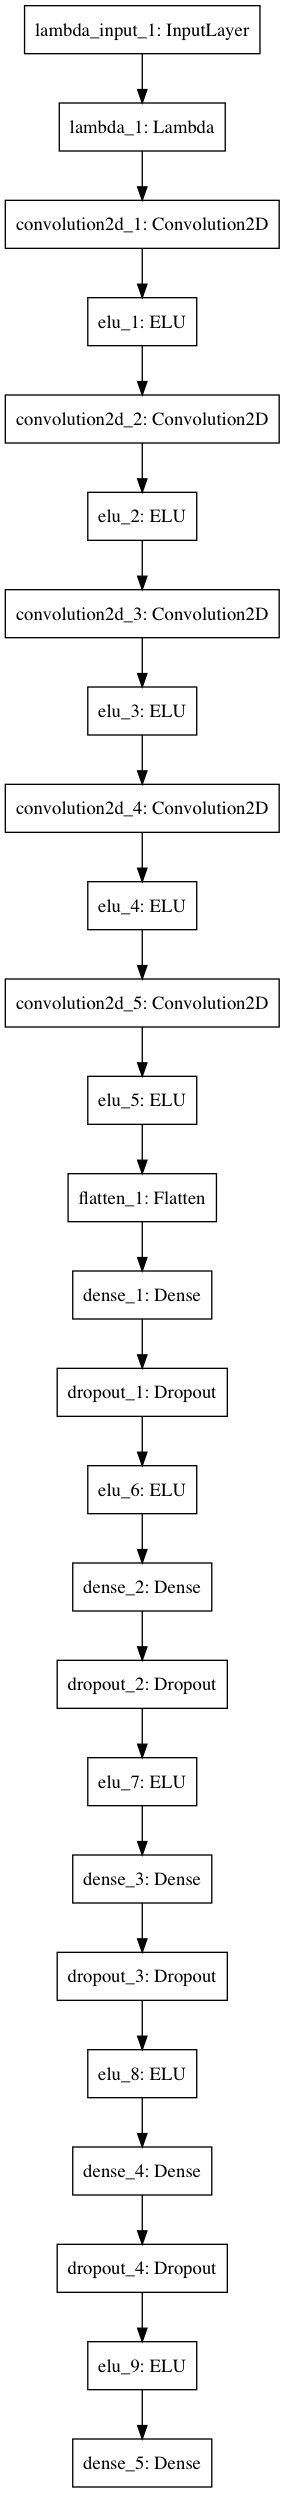

Write Python code to recreate this figure.

import os
import sys
import threading
import h5py
import numpy as np
import pandas as pd
import matplotlib.pyplot as plt

import random
import json

from sklearn.model_selection import train_test_split

from keras.preprocessing import image
from keras.models import Model,Sequential, model_from_json
from keras.layers import Conv2D, MaxPooling2D,AveragePooling2D
from keras.layers import Activation, Flatten, Dense
from keras.applications import VGG16
from keras.layers import Input, Lambda
from keras.layers import Dropout, BatchNormalization, ELU
from keras.optimizers import Adam
from keras.regularizers import l2
from keras.utils.visualize_util import plot


from keras.callbacks import EarlyStopping, ModelCheckpoint, TensorBoard

from sklearn.utils import shuffle

import utils
from generator import RegressionImageDataGenerator

datagen = RegressionImageDataGenerator(
    channel_shift_range=0.2,
    width_shift_range=0.2,
    width_shift_value_transform=lambda val, shift: val - shift,
    horizontal_flip=True,
    horizontal_flip_value_transform=lambda val: -val)


def prepare_model_vgg16(input_shape=(224,224,3)):
    """
    Pretrained VGG16 model with fine-tunable last two layers
    Wasn't used in testing
    """
    input_image = Input(shape = (224,224,3))

    base_model = VGG16(input_tensor=input_image,include_top=False)

    for layer in base_model.layers[:-3]:
        layer.trainable = False

    W_regularizer = l2(0.01)

    x = base_model.get_layer("block5_conv3").output
    x = AveragePooling2D((2, 2))(x)
    x = Dropout(0.5)(x)
    x = BatchNormalization()(x)
    x = Dropout(0.5)(x)
    x = Flatten()(x)
    x = Dense(100, activation="elu", W_regularizer=l2(0.01))(x)
    x = Dense(1, activation="linear")(x)


    model = Model( input=input_image, output=x)
    return model

"""
Model based on Nvidia paper https://arxiv.org/pdf/1604.07316v1.pdf
Images resized to 80,80 instead of 60,200
"""
def prepare_model_nvidia(input_shape=(80,80,3)):

    model = Sequential()
    model.add(Lambda(lambda x: x/127.5 - 1.,input_shape=input_shape))
    model.add(Conv2D(24, 5, 5, subsample=(2, 2), border_mode="valid"))
    model.add(ELU())
    model.add(Conv2D(36, 5, 5, subsample=(2, 2), border_mode="valid"))
    model.add(ELU())
    model.add(Conv2D(48, 5, 5, subsample=(2, 2), border_mode="valid"))
    model.add(ELU())
    model.add(Conv2D(64, 3, 3, subsample=(1, 1), border_mode="valid"))
    model.add(ELU())
    model.add(Conv2D(64, 3, 3, subsample=(1, 1), border_mode="valid"))
    model.add(ELU())
    model.add(Flatten())
    model.add(Dense(1164))
    model.add(Dropout(.2))
    model.add(ELU())
    model.add(Dense(100))
    model.add(Dropout(.2))
    model.add(ELU())
    model.add(Dense(50))
    model.add(Dropout(.2))
    model.add(ELU())
    model.add(Dense(10))
    model.add(Dropout(.2))
    model.add(ELU())
    model.add(Dense(1,activation='tanh'))

    return model

'''
Simple evaluation model. Wasn't sufficient to model this data set accuractely
'''
def prepare_model(input_shape=(80,80,3)):
    model = Sequential()
    model.add(Lambda(lambda x: x/127.5 - 1.,input_shape=input_shape))
    model.add(Conv2D(16, 3, 3, subsample=(2, 2), border_mode="same"))
    model.add(ELU())
    model.add(Conv2D(24, 3, 3, subsample=(2, 2), border_mode="same"))
    model.add(ELU())
    model.add(Conv2D(36, 2, 2, subsample=(2, 2), border_mode="same"))
    model.add(ELU())
    model.add(Conv2D(48, 2, 2, subsample=(2, 2), border_mode="same"))
    model.add(Flatten())
    model.add(Dropout(.2))
    model.add(ELU())
    model.add(Dense(512))
    model.add(Dropout(.5))
    model.add(ELU())
    model.add(Dense(10))
    model.add(Dropout(.5))
    model.add(ELU())
    model.add(Dense(1, activation="tanh"))
    return model



def train(model, train_generator,validation_generator, additional_samples = 1):
    print("Training-------------------------")
    checkpoint = ModelCheckpoint('model2.h5', monitor='val_loss', verbose=1, save_best_only=True,
                                 save_weights_only=False, mode='auto')
    early_stopping = EarlyStopping(monitor='val_loss', patience=3, verbose=1, mode='auto')

    # for visualizing through TensorBoard
    tensor_board = TensorBoard(log_dir='./logs', histogram_freq=5, write_graph=False, write_images=True)

    return model.fit_generator(
        train_generator,
        samples_per_epoch=train_generator.N * additional_samples,
        nb_epoch=10, # it will auto stop
        verbose=1,
        validation_data=validation_generator,
        nb_val_samples=validation_generator.N,
        callbacks=[checkpoint,early_stopping,tensor_board])

def evaluate(model, test_generator):
    print("Testing--------------------------")
    metrics = model.evaluate_generator(test_generator,test_generator.N)

    print("%s: %.4f" % (model.metrics_names[0], metrics[0]))
    print("%s: %.2f%%" % (model.metrics_names[1], metrics[1]*100))

    return metrics


def save(model, prefix):
    """save model for future inspection and continuous training
    """
    model_file = prefix + ".json"
    with open(model_file, 'w') as fp:
        fp.write(model.to_json())

def render_results(history):
    # summarize history for loss
    plt.plot(history.history['loss'])
    plt.plot(history.history['val_loss'])
    plt.title('model loss')
    plt.ylabel('Loss')
    plt.xlabel('Epoch')
    plt.legend(['train', 'test'], loc='upper left')
    plt.savefig("model_train.png")
    plt.close()



if __name__ == '__main__':
    #redirect logs to file
    old_stdout = sys.stdout

    log_file = open("processing.log","w")

    sys.stdout = log_file

    # import model and wieghts if exists
    try:
        with open('model.json', 'r') as jfile:
            model = model_from_json(jfile.read())
                # import weights
        model.load_weights('model.h5')

        print("Imported model and weights")

    # If the model and weights do not exist, create a new model
    except Exception as error:
        print("Contructing new model")
        model = prepare_model_nvidia(input_shape=(80,80,3))

    # Analysis Summary and Output Images
    model.summary()
    plot(model, to_file='model.png')

    save(model,'model')

    model.compile(loss='mse',
        optimizer=Adam(lr=0.0001),
        metrics=['accuracy'])

    log_paths = [
        ("./data/track1-recovery/driving_log.csv","./data/track1-recovery/IMG/"),
	    ("./data/track1/driving_log.csv","./data/track1/IMG/"),
        ("./data/track2/driving_log.csv","./data/track2/IMG/"),
        ("./data/track2-b/driving_log.csv","./data/track2-b/IMG/"),
        ("./data/track2-recovery/driving_log.csv","./data/track2-recovery/IMG/")]

    image_resize = (80,80)

    images = []
    angles = []

    for path in log_paths:

        log_path = path[0]
        img_path = path[1]

        data = utils.read_drive_log(path=log_path)
        n_samples = data.shape[0]
        print("Read {} Records.".format(n_samples))

        center_imgs = np.asarray(data['center'])
        left_imgs = np.asarray(data['left'])
        right_imgs = np.asarray(data['right'])

        steer = np.asarray(data['steering_angle'])

        tmp_images = []
        tmp_angles = []

        for index, angle in enumerate(steer):
            if angle != 0 or (angle == 0 and random.random() > 0.8):
                tmp_images.append(img_path + os.path.basename(center_imgs[index]))
                tmp_angles.append(angle)
                #tmp_images.append(img_path + os.path.basename(left_imgs[index]))
                #tmp_angles.append(angle-0.2)
                #tmp_images.append(img_path + os.path.basename(right_imgs[index]))
                #tmp_angles.append(angle+0.2)

        # Smoothing data didn't increase accuracy but left here as a reference
        #tmp_pangles = utils.smooth_data(tmp_angles,window=5)

        images += tmp_images
        angles += tmp_angles


    # Visualize inputs
    plt.hist(angles,bins=50)
    plt.title("Steering Angle Distribution")
    plt.xlabel("Steering Angle")
    plt.ylabel("Frequency")
    plt.savefig("model_dist.png")
    plt.close()


    #file = img_path + os.path.basename(images[0])
    #plt.imshow(utils.load_img_from_file(file,target_size=(80,80)))
    #plt.show()

    images = np.asarray(images)
    angles = np.asarray(angles,dtype=np.float64)

    print("Processing {} Records.".format(angles.shape[0]))

    images,  angles = shuffle(images, angles, random_state=0)

    X_train,test_images,y_train,test_angles = train_test_split(images,angles,test_size=0.15)

    X_validation,X_test,y_validation,y_test = train_test_split(test_images,test_angles,test_size=0.25)

    print("Number of Training Images:",X_train.shape[0])
    print("Number of Training Steering Angles:",y_train.shape[0])
    print("Number of Validation Images:",X_validation.shape[0])
    print("Number of Validation Steering Angles:",y_validation.shape[0])

    print("Number of Test Images:",X_test.shape[0])
    print("Number of Test Steering Angles:",y_test.shape[0])

    train_generator = utils.steering_angle_generator(X_train,y_train,target_size=image_resize,image_generator=datagen)
    val_generator = utils.steering_angle_generator(X_validation,y_validation,target_size=image_resize)
    test_generator = utils.steering_angle_generator(X_test,y_test,target_size=image_resize)

    history = train(model, train_generator , val_generator, additional_samples=2)
    render_results(history)

    evaluate(model,test_generator)

    # Close the log file
    sys.stdout = old_stdout

    log_file.close()
